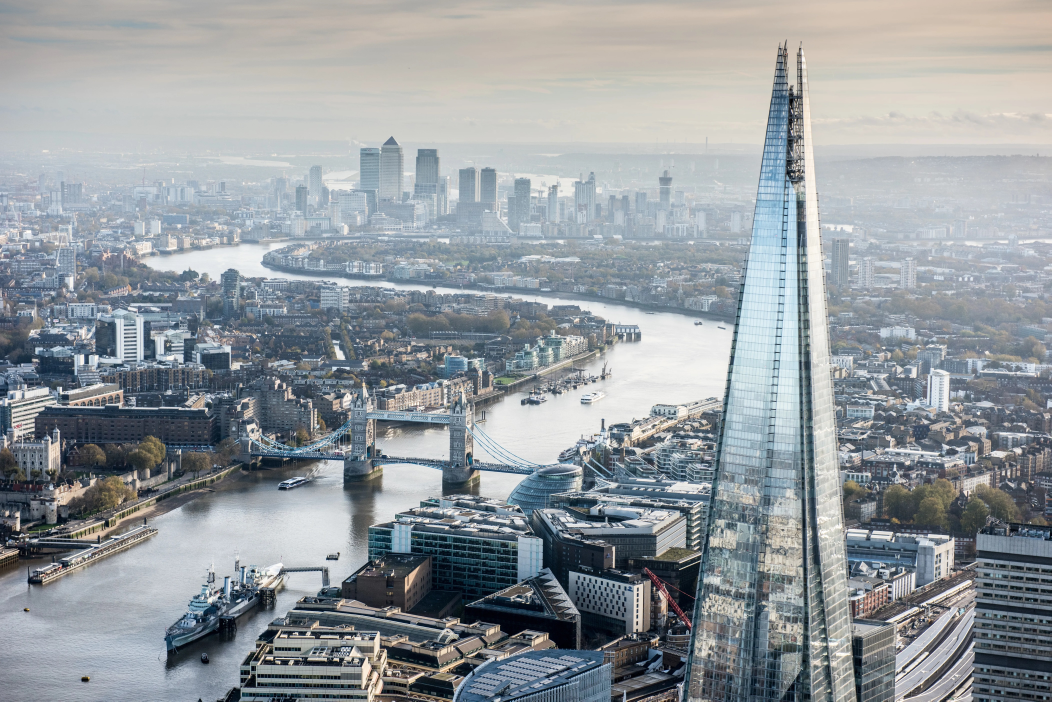
#> input picture opencv_example/buildings.jpg, 4205 x 2806 px (shown at 1/4 size)
$ python Image_opening.py
#> lines starting #> are read from the running program, lines starting #| are printed output that depends on the picture
from PIL import Image
filename = "buildings.jpg"
with Image.open(filename) as img:
#> img is the input picture: PIL image 4205x2806 RGB; mean R, G, B 147.7, 153.9, 158.3
    img.load()


type(img)


isinstance(img, Image.Image)
#img.show()
img.format
print("img-format:" , img.format)
#| img-format: JPEG

img.size
print("img-size:" , img.size)
#| img-size: (4205, 2806)

img.mode
print("img-mode:", img.mode)
#| img-mode: RGB
cropped_img = img.crop((300, 150, 700, 1000))
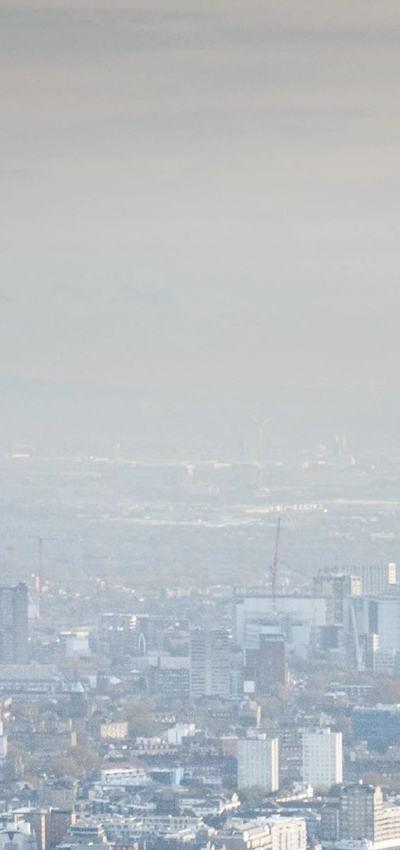
#> cropped_img: PIL image 400x850 RGB; mean R, G, B 185.2, 190.5, 194.7
cropped_img.size


cropped_img.show()

#low_res_img = cropped_img.resize(
#    (cropped_img.width // 4, cropped_img.height // 4)
#)
low_res_img = cropped_img.reduce(4)
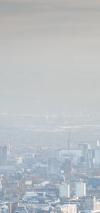
#> low_res_img: PIL image 100x213 RGB; mean R, G, B 185.2, 190.5, 194.7
low_res_img.show()

$ run again, with opencv_example/cat.jpg copied over opencv_example/buildings.jpg
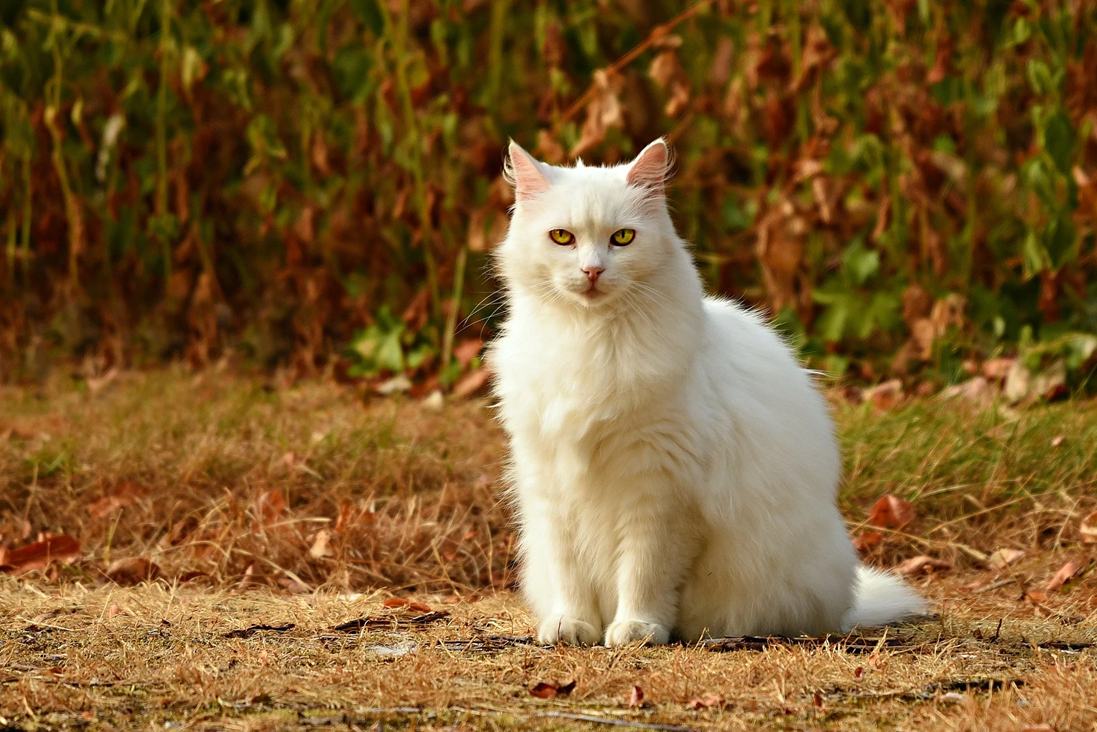
#> input picture opencv_example/cat.jpg, 1097 x 732 px
#> img is the input picture: PIL image 1097x732 RGBA; mean R, G, B, A 125.3, 92.2, 46.2, 255
#| img-format: PNG
#| img-size: (1097, 732)
#| img-mode: RGBA
#> `cropped_img = img.crop((300, 150, 700, 1000))`:
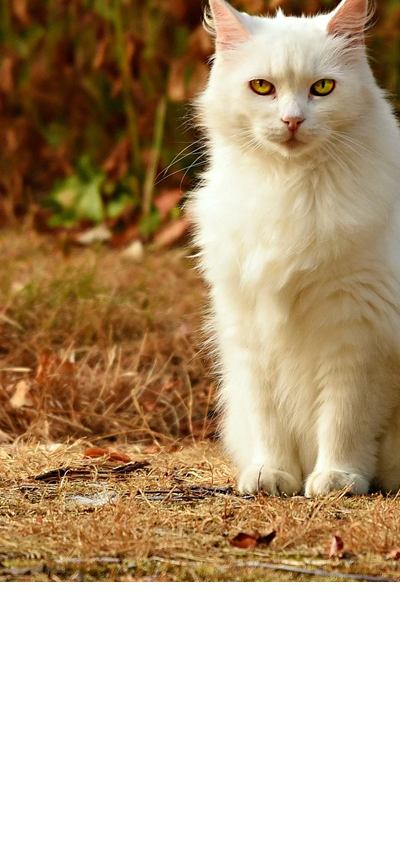
#> cropped_img: PIL image 400x850 RGBA; mean R, G, B, A 106.8, 83.8, 54.5, 174.6; transparent parts drawn white
#> `low_res_img = cropped_img.reduce(4)`:
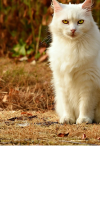
#> low_res_img: PIL image 100x213 RGBA; mean R, G, B, A 106.9, 83.9, 54.5, 174.2; transparent parts drawn white
